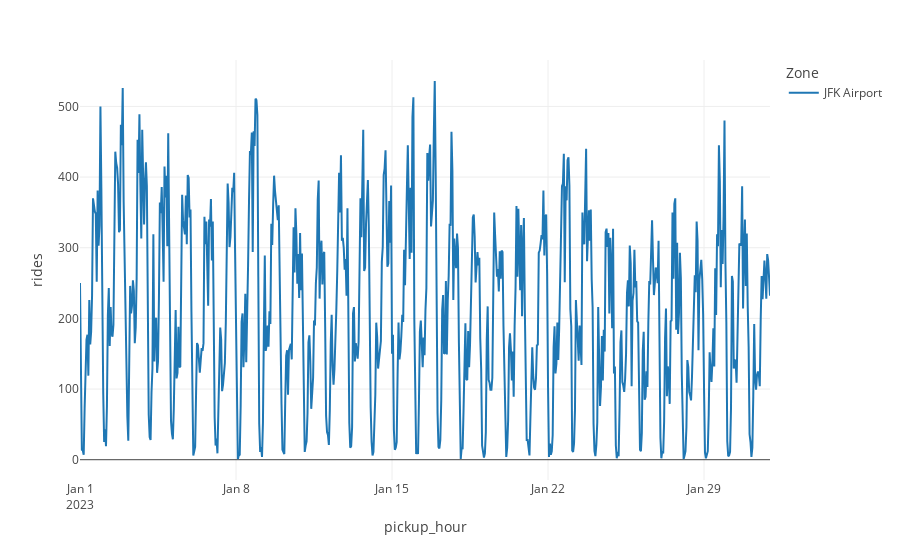

Notebook code cell kept with this figure:
### Code cell
plot_rides(agg_data_filled, ["JFK Airport"])

### Figure 1 — Plotly figure (JSON) as saved in the notebook; plotly's stock layout.template omitted (floating-point values rounded to 4 significant figures; data arrays with more than 128 entries replaced by an {"elided": "..."} marker saying what was removed)
{"data": [{"hovertemplate": "Zone=JFK Airport<br>pickup_hour=%{x}<br>rides=%{y}<extra></extra>", "legendgroup": "JFK Airport", "line": {"color": "#1F77B4", "dash": "solid"}, "marker": {"symbol": "circle"}, "mode": "lines", "name": "JFK Airport", "orientation": "v", "showlegend": true, "type": "scatter", "x": {"elided": "744 str values"}, "xaxis": "x", "y": {"elided": "744 int values"}, "yaxis": "y"}], "layout": {"legend": {"title": {"text": "Zone"}, "tracegroupgap": 0}, "margin": {"t": 60}, "xaxis": {"anchor": "y", "domain": [0, 1], "title": {"text": "pickup_hour"}}, "yaxis": {"anchor": "x", "domain": [0, 1], "title": {"text": "rides"}}}}
